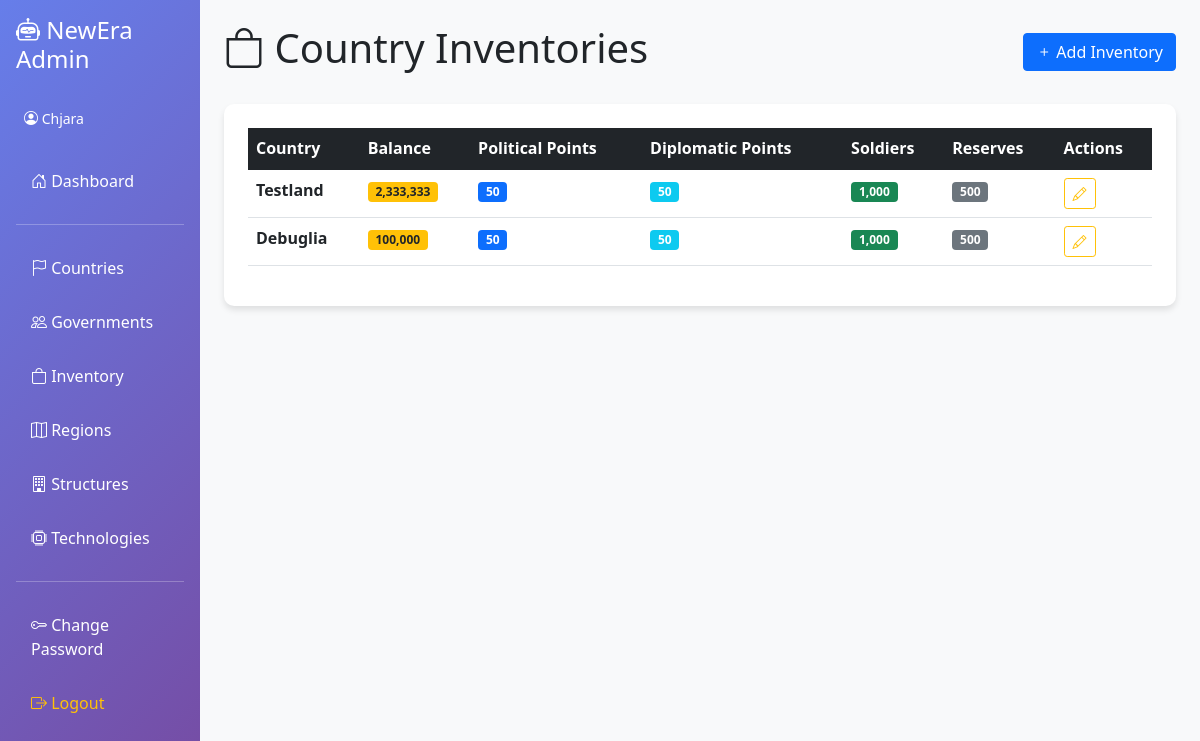
/inventory (signed in), run on the app's committed database.
### admin-panel/app.py (models this page shows)
class Country(db.Model):
    __tablename__ = "Countries"
    country_id = db.Column(db.Integer, primary_key=True, autoincrement=True)
    role_id = db.Column(db.String, nullable=False)
    name = db.Column(db.String, nullable=False)
    public_channel_id = db.Column(db.String, nullable=False)
    secret_channel_id = db.Column(db.String)
    last_bilan = db.Column(db.String)

class Inventory(db.Model):
    __tablename__ = "Inventory"
    country_id = db.Column(db.String, primary_key=True)
    balance = db.Column(db.Integer, default=0, nullable=False)
    pol_points = db.Column(db.Integer, default=0, nullable=False)
    diplo_points = db.Column(db.Integer, default=0, nullable=False)
    soldiers = db.Column(db.Integer, default=0, nullable=False)
    reserves = db.Column(db.Integer, default=0, nullable=False)

### admin-panel/app.py (the view)
@app.route("/inventory")
@login_required
def inventory():
    inventories = Inventory.query.all()
    countries = Country.query.all()
    return render_template(
        "inventory.html", inventories=inventories, countries=countries
    )

### admin-panel/app.py (called while the page is built)
def login_required(f):
    @wraps(f)
    def decorated_function(*args, **kwargs):
        if "user_id" not in session:
            flash("Please log in to access this page.", "error")
            return redirect(url_for("login"))
        return f(*args, **kwargs)
    return decorated_function

### admin-panel/templates/inventory.html (shortened to what this page needs)
{% extends "base.html" %}
{% block content %}
<div class="d-flex justify-content-between align-items-center mb-4">
  <h1><i class="bi bi-bag"></i> Country Inventories</h1>
  <a href="/inventory/add" class="btn btn-primary">
    <i class="bi bi-plus"></i> Add Inventory
  </a>
</div>
<div class="content-card p-4">
  <div class="table-responsive">
    <table class="table table-hover">
      <thead class="table-dark">
        <tr>
          <th>Country</th>
          <th>Balance</th>
          <th>Political Points</th>
          <th>Diplomatic Points</th>
          <th>Soldiers</th>
          <th>Reserves</th>
          <th>Actions</th>
        </tr>
      </thead>
      <tbody>
        {% for inventory in inventories %}
        <tr>
          <td>
            {% for country in countries %}
              {% if country.country_id|string == inventory.country_id|string %}
                <strong>{{ country.name }}</strong>
              {% endif %}
            {% endfor %}
          </td>
          <td><span class="badge bg-warning text-dark">{{ "{:,}".format(inventory.balance) }}</span></td>
          <td><span class="badge bg-primary">{{ inventory.pol_points }}</span></td>
          <td><span class="badge bg-info">{{ inventory.diplo_points }}</span></td>
          <td><span class="badge bg-success">{{ "{:,}".format(inventory.soldiers) }}</span></td>
          <td><span class="badge bg-secondary">{{ "{:,}".format(inventory.reserves) }}</span></td>
          <td>
            <a href="/inventory/edit/{{ inventory.country_id }}" class="btn btn-outline-warning btn-sm">
              <i class="bi bi-pencil"></i>
            </a>
          </td>
        </tr>
        {% else %}
        <tr>
          <td colspan="7" class="text-center text-muted">No inventories found</td>
        </tr>
        {% endfor %}
      </tbody>
    </table>
  </div>
</div>
{% endblock %}

### admin-panel/templates/base.html (style rules this page uses)
.content-card { background: white; border-radius: 10px; box-shadow: 0 4px 6px rgba(0, 0, 0, 0.1); }

### data on the page
Inventory: balance "2,333,333", pol_points "50", diplo_points "50", soldiers "1,000", reserves "500"
Country: name "Testland"
Inventory: balance "100,000", pol_points "50", diplo_points "50", soldiers "1,000", reserves "500"
Country: name "Debuglia"

### other printed values
{{ session.username }} "Chjara"
